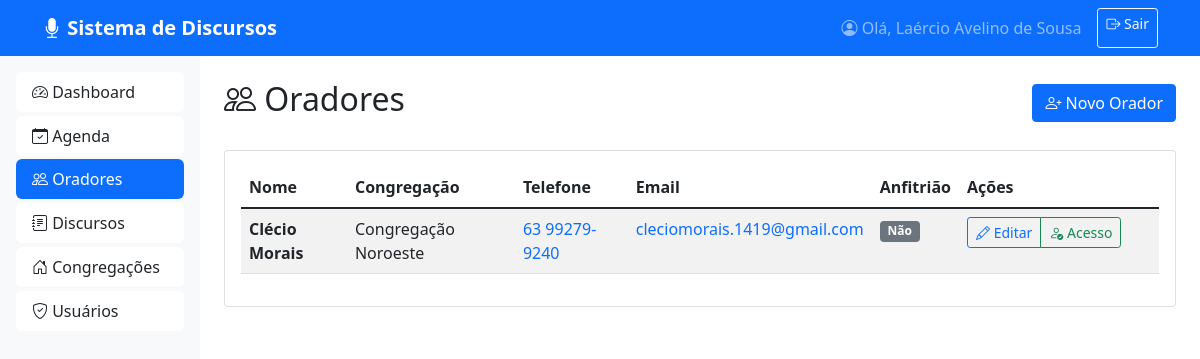
The app's page /oradores (signed in) with its own data.
### app.py (models this page shows)
class User(UserMixin, db.Model):
    id = db.Column(db.Integer, primary_key=True)
    username = db.Column(db.String(80), unique=True, nullable=False)
    password = db.Column(db.String(120), nullable=False)
    nome = db.Column(db.String(100), nullable=False)
    congregacao_id = db.Column(db.Integer, db.ForeignKey('congregacao.id'))
    ativo = db.Column(db.Boolean, default=True)

class Orador(db.Model):
    id = db.Column(db.Integer, primary_key=True)
    nome = db.Column(db.String(100), nullable=False)
    congregacao_id = db.Column(db.Integer, db.ForeignKey('congregacao.id'), nullable=False)
    anfitriao = db.Column(db.Boolean, default=False)
    telefone = db.Column(db.String(20))
    email = db.Column(db.String(100))
    aprovado = db.Column(db.Boolean, default=True)
    ativo = db.Column(db.Boolean, default=True)

class Congregacao(db.Model):
    id = db.Column(db.Integer, primary_key=True)
    nome = db.Column(db.String(100), nullable=False)
    localidade = db.Column(db.String(100), nullable=False)
    ativo = db.Column(db.Boolean, default=True)
    usuarios = db.relationship('User', backref='congregacao', lazy=True)
    oradores = db.relationship('Orador', backref='congregacao', lazy=True)

### app.py (the view)
@app.route('/oradores')
@login_required
def listar_oradores():
    oradores = Orador.query.filter_by(ativo=True).all()
    congregacoes = Congregacao.query.filter_by(ativo=True).all()
    return render_template('oradores/listar.html', oradores=oradores, congregacoes=congregacoes)

### app.py (called while the page is built)
@login_manager.user_loader
def load_user(user_id):
    return User.query.get(int(user_id))

### templates/oradores/listar.html (shortened to what this page needs)
{% extends "base.html" %}
{% block content %}
<div class="d-flex justify-content-between align-items-center mb-4">
    <h2><i class="bi bi-people"></i> Oradores</h2>
    <a href="{{ url_for('novo_orador') }}" class="btn btn-primary">
        <i class="bi bi-person-plus"></i> Novo Orador
    </a>
</div>
<div class="card">
    <div class="card-body">
        {% if oradores %}
            <div class="table-responsive">
                <table class="table table-striped">
                    <thead>
                        <tr>
                            <th>Nome</th>
                            <th>Congregação</th>
                            <th>Telefone</th>
                            <th>Email</th>
                            <th>Anfitrião</th>
                            <th width="200">Ações</th>
                        </tr>
                    </thead>
                    <tbody>
                        {% for orador in oradores %}
                        <tr>
                            <td>
                                <strong>{{ orador.nome }}</strong>
                            </td>
                            <td>{{ orador.congregacao.nome }}</td>
                            <td>
                                {% if orador.telefone %}
                                    <a href="tel:{{ orador.telefone }}" class="text-decoration-none">
                                        {{ orador.telefone }}
                                    </a>
                                {% else %}
                                    <span class="text-muted">-</span>
                                {% endif %}
                            </td>
                            <td>
                                {% if orador.email %}
                                    <a href="mailto:{{ orador.email }}" class="text-decoration-none">
                                        {{ orador.email }}
                                    </a>
                                {% else %}
                                    <span class="text-muted">-</span>
                                {% endif %}
                            </td>
                            <td>
                                {% if orador.anfitriao %}
                                    <span class="badge bg-success">Sim</span>
                                {% else %}
                                    <span class="badge bg-secondary">Não</span>
                                {% endif %}
                            </td>
                            <td class="table-actions">
                                <div class="btn-group btn-group-sm">
                                    <a href="{{ url_for('editar_orador', id=orador.id) }}"
                                       class="btn btn-outline-primary">
                                        <i class="bi bi-pencil"></i> Editar
                                    </a>
                                    <a href="{{ url_for('criar_usuario_orador', orador_id=orador.id) }}"
                                       class="btn btn-outline-success">
                                        <i class="bi bi-person-check"></i> Acesso
                                    </a>
                                </div>
                            </td>
                        </tr>
                        {% endfor %}
                    </tbody>
                </table>
            </div>
        {% endif %}
    </div>
</div>
{% endblock %}

### templates/base.html (shortened to what this page needs)
<!DOCTYPE html>
<html lang="pt-BR">
<head>
    <link href="https://cdn.jsdelivr.net/npm/bootstrap@5.1.3/dist/css/bootstrap.min.css" rel="stylesheet">
    <link rel="stylesheet" href="https://cdn.jsdelivr.net/npm/bootstrap-icons@1.8.0/font/bootstrap-icons.css">
</head>
<body>
    <nav class="navbar navbar-expand-lg navbar-dark bg-primary">
        <div class="container">
            <a class="navbar-brand fw-bold" href="{{ url_for('dashboard') }}">
                <i class="bi bi-mic-fill"></i> Sistema de Discursos
            </a>
            <div class="collapse navbar-collapse" id="navbarNav">
                <div class="navbar-nav ms-auto">
                    <span class="navbar-text me-3">
                        <i class="bi bi-person-circle"></i> Olá, {{ current_user.nome }}
                    </span>
                    <a class="btn btn-outline-light btn-sm" href="{{ url_for('logout') }}">
                        <i class="bi bi-box-arrow-right"></i> Sair
                    </a>
                </div>
            </div>
        </div>
    </nav>
    <div class="container-fluid">
        <div class="row">
            <div class="col-md-3 col-lg-2 sidebar p-3">
                <div class="list-group">
                    <a href="{{ url_for('dashboard') }}"
                       class="list-group-item list-group-item-action {% if request.endpoint == 'dashboard' %}active{% endif %}">
                        <i class="bi bi-speedometer2"></i> Dashboard
                    </a>
                    <a href="{{ url_for('listar_agenda') }}"
                       class="list-group-item list-group-item-action {% if request.endpoint == 'listar_agenda' %}active{% endif %}">
                        <i class="bi bi-calendar-check"></i> Agenda
                    </a>
                    <a href="{{ url_for('listar_oradores') }}"
                       class="list-group-item list-group-item-action {% if request.endpoint in ['listar_oradores', 'novo_orador', 'editar_orador'] %}active{% endif %}">
                        <i class="bi bi-people"></i> Oradores
                    </a>
                    <a href="{{ url_for('listar_discursos') }}"
                       class="list-group-item list-group-item-action {% if request.endpoint in ['listar_discursos', 'novo_discurso', 'editar_discurso', 'importar_discursos'] %}active{% endif %}">
                        <i class="bi bi-journal-text"></i> Discursos
                    </a>
                    <a href="{{ url_for('listar_congregacoes') }}"
                       class="list-group-item list-group-item-action {% if request.endpoint in ['listar_congregacoes', 'nova_congregacao'] %}active{% endif %}">
                        <i class="bi bi-house-door"></i> Congregações
                    </a>
                    <a href="{{ url_for('listar_usuarios') }}"
                       class="list-group-item list-group-item-action {% if request.endpoint in ['listar_usuarios', 'novo_usuario', 'editar_usuario'] %}active{% endif %}">
                        <i class="bi bi-shield-check"></i> Usuários
                    </a>
                </div>
            </div>
            <div class="col-md-9 col-lg-10 p-4">
                {% block content %}{% endblock %}
            </div>
        </div>
    </div>
</body>
</html>

### templates/base.html (style rules this page uses)
.sidebar { min-height: calc(100vh - 56px); background-color: #f8f9fa; }
.sidebar .list-group-item { border: none; border-radius: 0.375rem; margin-bottom: 0.25rem; }
.table-actions { white-space: nowrap; }
.navbar-brand { font-weight: 700; }

### records on screen
User: nome "Laércio Avelino de Sousa"
Orador: nome "Clécio Morais", congregacao.nome "Congregação Noroeste", telefone "63 99279-9240", email "cleciomorais.1419@gmail.com", anfitriao "Não"
